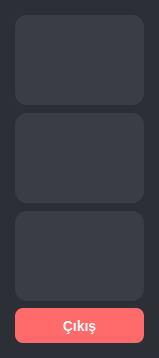
<?xml version="1.0" encoding="UTF-8"?>
<ui version="4.0">
 <class>MainWindow</class>
 <widget class="QMainWindow" name="MainWindow">
  <property name="windowModality">
   <enum>Qt::NonModal</enum>
  </property>
  <property name="enabled">
   <bool>true</bool>
  </property>
  <property name="geometry">
   <rect>
    <x>0</x>
    <y>0</y>
    <width>159</width>
    <height>358</height>
   </rect>
  </property>
  <property name="sizePolicy">
   <sizepolicy hsizetype="Fixed" vsizetype="Fixed">
    <horstretch>0</horstretch>
    <verstretch>0</verstretch>
   </sizepolicy>
  </property>
  <property name="minimumSize">
   <size>
    <width>159</width>
    <height>358</height>
   </size>
  </property>
  <property name="windowTitle">
   <string>CapturePen</string>
  </property>
  <property name="windowIcon">
   <iconset>
    <normaloff>app_icon.ico</normaloff>app_icon.ico</iconset>
  </property>
  <property name="styleSheet">
   <string notr="true">
/* Ana Pencere Stili */
QMainWindow {
    background-color: #2d2f36; /* Koyu gri arkaplan */
    border-radius: 12px; /* Yuvarlak köşeler */
    color: #f0f0f0; /* Açık renk yazı */
    font-family: 'Segoe UI', sans-serif; /* Yazı tipi */
}
</string>
  </property>
  <widget class="QWidget" name="centralwidget">
   <layout class="QGridLayout" name="gridLayout">
    <property name="leftMargin">
     <number>15</number>
    </property>
    <property name="topMargin">
     <number>15</number>
    </property>
    <property name="rightMargin">
     <number>15</number>
    </property>
    <property name="bottomMargin">
     <number>15</number>
    </property>
    <property name="spacing">
     <number>12</number>
    </property>
    <item row="0" column="0">
     <widget class="QPushButton" name="pen">
      <property name="minimumSize">
       <size>
        <width>90</width>
        <height>90</height>
       </size>
      </property>
      <property name="toolTip">
       <string>Kalem</string>
      </property>
      <property name="styleSheet">
       <string notr="true">
/* Büyük Butonların Temel Stili */
QPushButton {
    background-color: #3a3d46; /* Orta koyu gri arkaplan */
    border-radius: 12px; /* Yuvarlak köşeler */
    border: none; /* Kenarlık yok */
    padding: 5px; /* İç boşluk */
}
QPushButton:hover {
    background-color: #4a4d56; /* Hover durumunda daha açık gri */
}
QPushButton:pressed {
    background-color: #2a2d36; /* Basılı durumunda daha koyu gri */
}
</string>
      </property>
      <property name="text">
       <string/>
      </property>
      <property name="icon">
       <iconset>
        <normaloff>cursors/pen-solid.svg</normaloff>cursors/pen-solid.svg</iconset>
      </property>
      <property name="iconSize">
       <size>
        <width>48</width>
        <height>48</height>
       </size>
      </property>
     </widget>
    </item>
    <item row="2" column="0">
     <widget class="QPushButton" name="settings_btn">
      <property name="minimumSize">
       <size>
        <width>90</width>
        <height>90</height>
       </size>
      </property>
      <property name="toolTip">
       <string>Ayarlar</string>
      </property>
      <property name="styleSheet">
       <string notr="true">
/* Büyük Butonların Temel Stili */
QPushButton {
    background-color: #3a3d46;
    border-radius: 12px;
    border: none;
    padding: 5px;
	icon-size:64px 64px;
}
QPushButton:hover {
    background-color: #4a4d56;
}
QPushButton:pressed {
    background-color: #2a2d36;
}
</string>
      </property>
      <property name="text">
       <string/>
      </property>
      <property name="icon">
       <iconset>
        <normaloff>cursors/settings.svg</normaloff>cursors/settings.svg</iconset>
      </property>
      <property name="iconSize">
       <size>
        <width>48</width>
        <height>48</height>
       </size>
      </property>
     </widget>
    </item>
    <item row="1" column="0">
     <widget class="QPushButton" name="ss">
      <property name="minimumSize">
       <size>
        <width>90</width>
        <height>90</height>
       </size>
      </property>
      <property name="toolTip">
       <string>Ekran Görüntüsü Al</string>
      </property>
      <property name="styleSheet">
       <string notr="true">
/* Büyük Butonların Temel Stili */
QPushButton {
    background-color: #3a3d46;
    border-radius: 12px;
    border: none;
    padding: 5px;
}
QPushButton:hover {
    background-color: #4a4d56;
}
QPushButton:pressed {
    background-color: #2a2d36;
}
</string>
      </property>
      <property name="text">
       <string/>
      </property>
      <property name="icon">
       <iconset>
        <normaloff>cursors/region.svg</normaloff>cursors/region.svg</iconset>
      </property>
      <property name="iconSize">
       <size>
        <width>48</width>
        <height>48</height>
       </size>
      </property>
     </widget>
    </item>
    <item row="4" column="0">
     <widget class="QPushButton" name="quit">
      <property name="minimumSize">
       <size>
        <width>120</width>
        <height>35</height>
       </size>
      </property>
      <property name="toolTip">
       <string>Çıkış</string>
      </property>
      <property name="styleSheet">
       <string notr="true">
/* Çıkış Butonu Stili */
QPushButton {
    background-color: #ff6b6b; /* Kırmızı arkaplan */
    color: white; /* Beyaz yazı */
    border: none;
    border-radius: 8px;
    padding: 5px 15px;
    font-weight: 600; /* Kalın yazı */
    font-size: 14px; /* Yazı boyutu */
}
QPushButton:hover {
    background-color: #ff4757; /* Hover durumunda daha koyu kırmızı */
}
QPushButton:pressed {
    background-color: #e53e3e; /* Basılı durumunda daha koyu kırmızı */
}
</string>
      </property>
      <property name="text">
       <string>Çıkış</string>
      </property>
      <property name="icon">
       <iconset>
        <normaloff>circle-xmark-solid.svg</normaloff>circle-xmark-solid.svg</iconset>
      </property>
      <property name="iconSize">
       <size>
        <width>20</width>
        <height>20</height>
       </size>
      </property>
     </widget>
    </item>
   </layout>
  </widget>
 </widget>
 <resources/>
 <connections/>
</ui>
